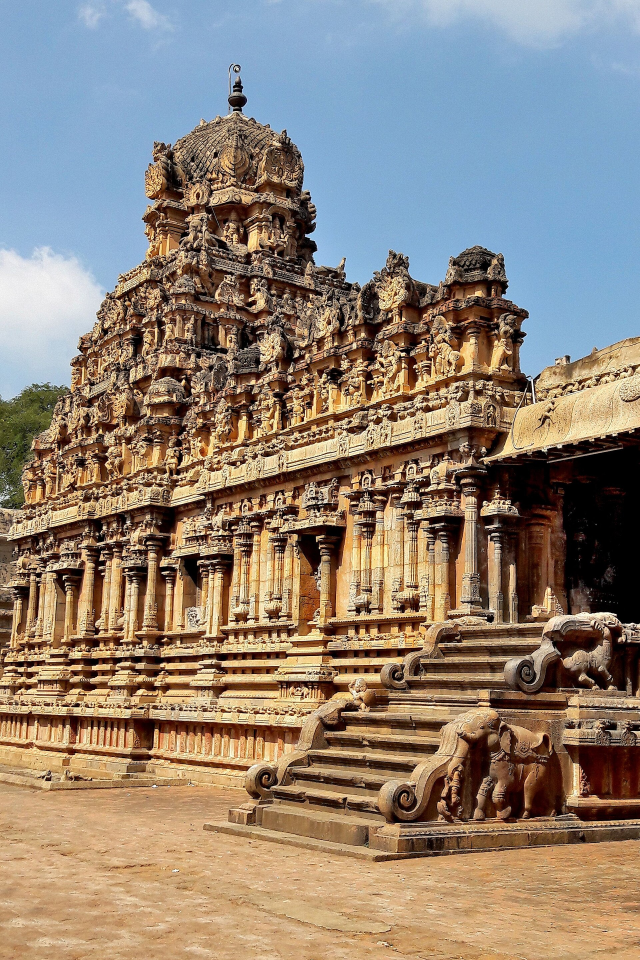
#> input picture src/references/images/aerial_beautiful-view-of-the-brihadishvara-temple.jpg, 1920 x 2880 px (shown at 1/3 size); its folder holds only this picture in this run
$ python inspect_references.py
#> lines starting #> are read from the running program, lines starting #| are printed output that depends on the picture
#!/usr/bin/env python3
"""Inspect the downloaded reference images.

Produces, for every file in ``src/references/images``:

* technical facts (pixel size, aspect ratio, byte size, mean luminance, contrast,
  a crude sharpness/edge-density measure, dominant hue) used to flag blank or
  unusable frames;
* a set of contact sheets (montages) so that the whole reference set can be
  reviewed visually in a few images instead of dozens.

The script never modifies the source images.  It writes
``src/references/reference_analysis.json`` and ``src/references/contact_sheet_*.png``.

Usage
-----
    python3 src/scripts/inspect_references.py [--columns 4] [--rows 3] [--cell 320]
"""

from __future__ import annotations

import argparse
import json
import math
import statistics
from datetime import datetime, timezone
from pathlib import Path

try:
    from PIL import Image, ImageDraw, ImageOps
except Exception as exc:  # pragma: no cover
    raise SystemExit(f"Pillow is required for reference inspection: {exc}")

SCRIPT_DIR = Path(__file__).resolve().parent
PROJECT_ROOT = SCRIPT_DIR.parent.parent
REF_DIR = PROJECT_ROOT / "src" / "references"
IMAGE_DIR = REF_DIR / "images"
ANALYSIS_PATH = REF_DIR / "reference_analysis.json"
SHEET_DIR = REF_DIR / "sheets"


def analyse(path: Path) -> dict:
    with Image.open(path) as image:
        image.load()
        width, height = image.size
        mode = image.mode
        grey = image.convert("L")
        small = grey.resize((160, 160))
        pixels = list(small.getdata())
        mean = statistics.fmean(pixels)
        stdev = statistics.pstdev(pixels)

        # edge density (crude sharpness indicator)
        edges = 0
        for index in range(160 * 160):
            if index % 160 == 0:
                continue
            if abs(pixels[index] - pixels[index - 1]) > 24:
                edges += 1
        edge_density = edges / (160 * 160)

        hsv = image.convert("HSV").resize((80, 80))
        hues = [h for h, s, v in hsv.getdata() if s > 40 and v > 40]
        dominant_hue = round(statistics.fmean(hues), 1) if hues else None

    return {
        "filename": path.name,
        "width_px": width,
        "height_px": height,
        "aspect_ratio": round(width / height, 3),
        "bytes": path.stat().st_size,
        "mode": mode,
        "mean_luminance": round(mean, 2),
        "contrast_stdev": round(stdev, 2),
        "edge_density": round(edge_density, 4),
        "dominant_hue_deg": dominant_hue,
        "orientation": "portrait" if height > width else ("square" if height == width else "landscape"),
        "usable": mean > 12 and stdev > 12 and edge_density > 0.005,
    }


def build_sheets(reports: list[dict], columns: int, rows: int, cell: int) -> list[str]:
    SHEET_DIR.mkdir(parents=True, exist_ok=True)
    per_sheet = columns * rows
    outputs: list[str] = []
    ordered = sorted(reports, key=lambda r: r["filename"])
    for sheet_index in range(math.ceil(len(ordered) / per_sheet)):
        chunk = ordered[sheet_index * per_sheet : (sheet_index + 1) * per_sheet]
        sheet = Image.new("RGB", (columns * cell, rows * (cell + 22)), (24, 24, 28))
        draw = ImageDraw.Draw(sheet)
        for index, report in enumerate(chunk):
            source = IMAGE_DIR / report["filename"]
            with Image.open(source) as image:
                thumb = ImageOps.fit(image.convert("RGB"), (cell - 8, cell - 8))
            x = (index % columns) * cell + 4
            y = (index // columns) * (cell + 22) + 4
            sheet.paste(thumb, (x, y))
            label = report["filename"].replace(".jpg", "")
            draw.text((x, y + cell - 2), label[:44], fill=(220, 220, 220))
        out_path = SHEET_DIR / f"contact_sheet_{sheet_index + 1:02d}.png"
        sheet.save(out_path)
        outputs.append(str(out_path.relative_to(PROJECT_ROOT)))
    return outputs


def main(argv: list[str] | None = None) -> int:
    parser = argparse.ArgumentParser(description=__doc__, formatter_class=argparse.RawDescriptionHelpFormatter)
    parser.add_argument("--columns", type=int, default=4)
    parser.add_argument("--rows", type=int, default=3)
    parser.add_argument("--cell", type=int, default=320)
    args = parser.parse_args(argv)

    if not IMAGE_DIR.exists():
        raise SystemExit(f"reference image directory not found: {IMAGE_DIR}")

    files = sorted(p for p in IMAGE_DIR.glob("*.jpg") if p.is_file())
    if not files:
        raise SystemExit("no reference images to inspect")

    reports = [analyse(path) for path in files]
#> in analyse, image is the input picture: PIL image 1920x2880 RGB; mean R, G, B 144.2, 131.4, 118.7
#> in analyse, `grey = image.convert("L")`:
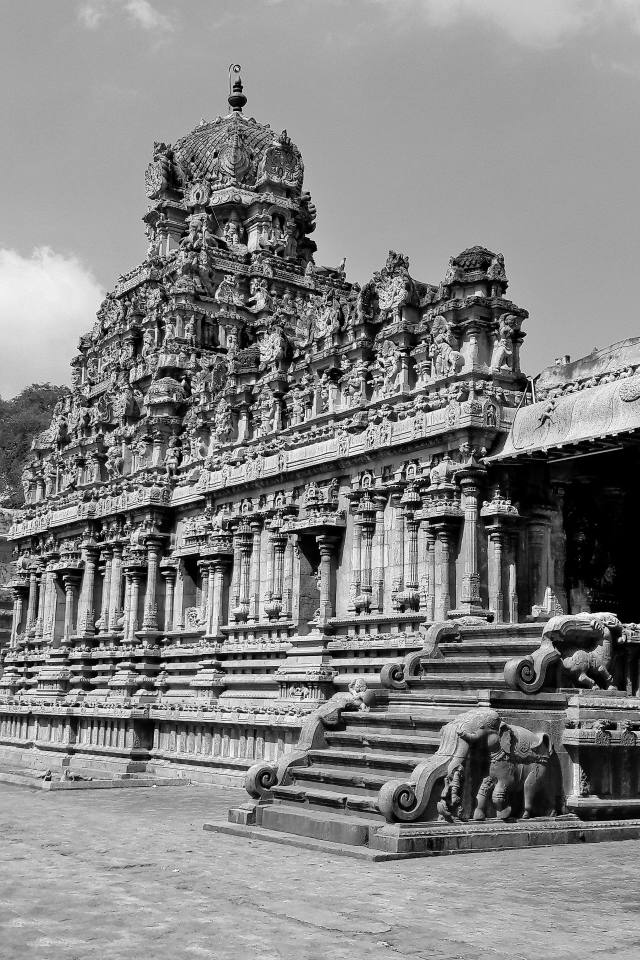
#> grey: PIL image 1920x2880 L (shown at 1/3 size); min 0, max 255, mean 133.8
#> in analyse, `small = grey.resize((160, 160))`:
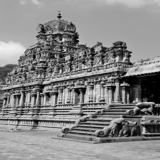
#> small: PIL image 160x160 L; min 0, max 240, mean 133.8
#> in analyse, `pixels = list(small.getdata())`: pixels = 25600 items
#> in analyse, `mean = statistics.fmean(pixels)`: mean = 133.8
#> in analyse, `stdev = statistics.pstdev(pixels)`: stdev = 54.38
#> after the loop in analyse, `for index in range(160 * 160):`: edges = 5283
#> in analyse, `edge_density = edges / (160 * 160)`: edge_density = 0.206
#> in analyse, `hsv = image.convert("HSV").resize((80, 80))`: hsv: PIL image 80x80 HSV; mean H, S, V 57.9, 121.1, 163.9
#> in analyse, `hues = [h for h, s, v in hsv.getdata() if s > 40 and v > 40]`: hues = 6043 values, max 156 at index 1598, min 6 at index 4841, mean 57.08
#> in analyse, `dominant_hue = round(statistics.fmean(hues), 1) if hues else None`: dominant_hue = 57.1
#> reports = 1 item
    sheets = build_sheets(reports, args.columns, args.rows, args.cell)
#> in build_sheets, `thumb = ImageOps.fit(image.convert("RGB"), (cell - 8, cell - 8))`:
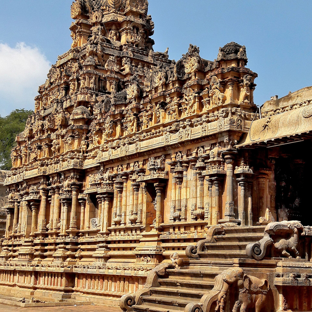
#> thumb: PIL image 312x312 RGB; mean R, G, B 134.8, 117, 100.1
#> in build_sheets, `x = (index % columns) * cell + 4`: x = 4
#> in build_sheets, `sheet.paste(thumb, (x, y))`:
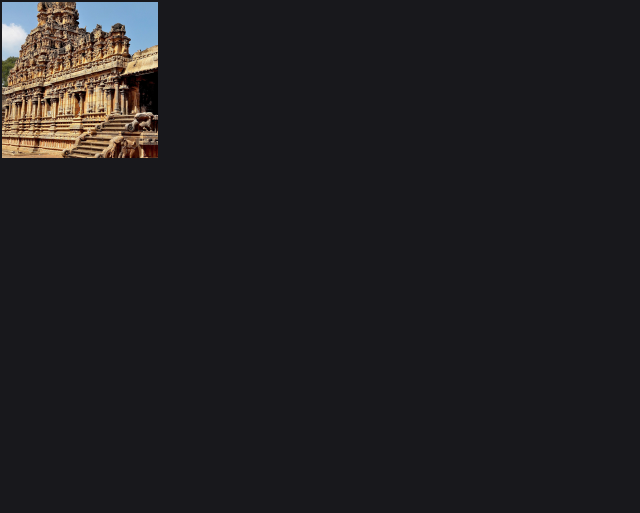
#> sheet: PIL image 1280x1026 RGB (shown at 1/2 size); mean R, G, B 32.2, 30.9, 33.3
#> sheets = 1 item

    payload = {
        "generated_at": datetime.now(timezone.utc).isoformat(timespec="seconds"),
        "image_count": len(reports),
        "contact_sheets": sheets,
        "images": reports,
    }
    ANALYSIS_PATH.write_text(json.dumps(payload, indent=2) + "\n", encoding="utf-8")

    unusable = [r["filename"] for r in reports if not r["usable"]]
#> unusable = []
    print(f"analysed {len(reports)} reference images")
#| analysed 1 reference images
    print(f"contact sheets: {len(sheets)} -> {SHEET_DIR}")
#| contact sheets: 1 -> src/references/sheets
    if unusable:
        print(f"flagged as low-information: {len(unusable)}")
        for name in unusable:
            print(f"  - {name}")
    print(f"analysis written to {ANALYSIS_PATH}")
    return 0


if __name__ == "__main__":
    raise SystemExit(main())
#> (the program exits here)

$ run again, on src/references/images/general_brihad-sikharam.jpg
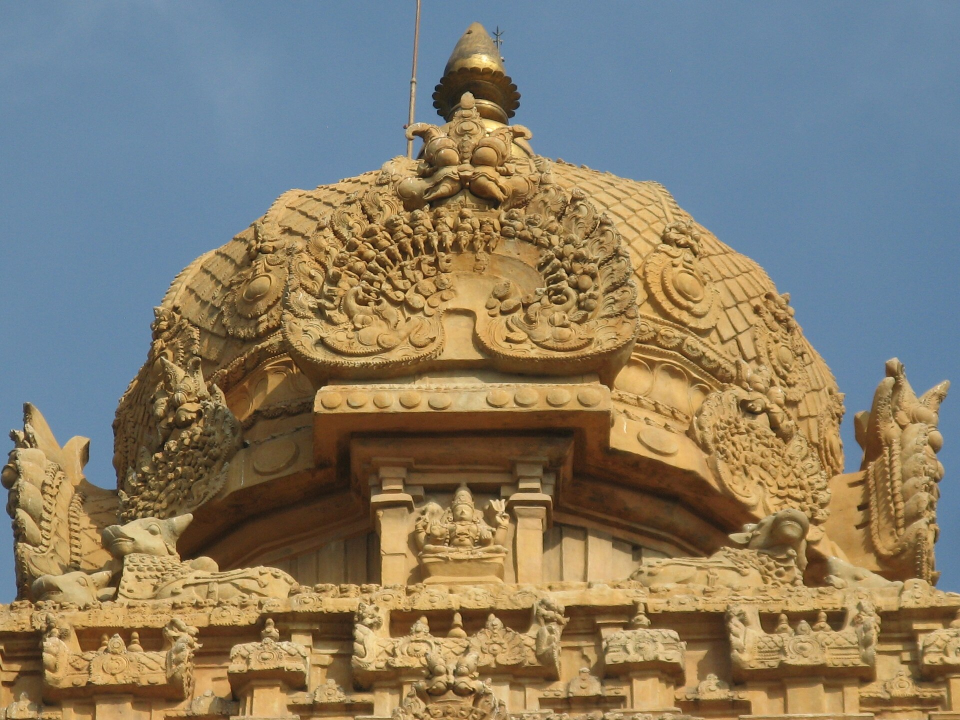
#> input picture src/references/images/general_brihad-sikharam.jpg, 1920 x 1440 px (shown at 1/2 size)
#> in analyse, image is the input picture: PIL image 1920x1440 RGB; mean R, G, B 133.4, 124.6, 106
#> pixels = 25600 items
#> mean = 125.1
#> stdev = 36.82
#> after the loop in analyse, `for index in range(160 * 160):`: edges = 3960
#> edge_density = 0.155
#> hsv: PIL image 80x80 HSV; mean H, S, V 69.6, 122.4, 155.6
#> hues = 6393 values, max 159 at index 3589, min 14 at index 3909, mean 69.65
#> dominant_hue = 69.6
#> reports = 1 item
#> in build_sheets, `thumb = ImageOps.fit(image.convert("RGB"), (cell - 8, cell - 8))`:
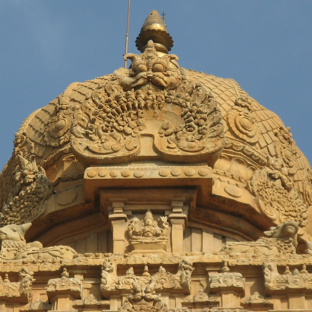
#> thumb: PIL image 312x312 RGB; mean R, G, B 136.6, 122.5, 97.7
#> x = 4
#> in build_sheets, `sheet.paste(thumb, (x, y))`:
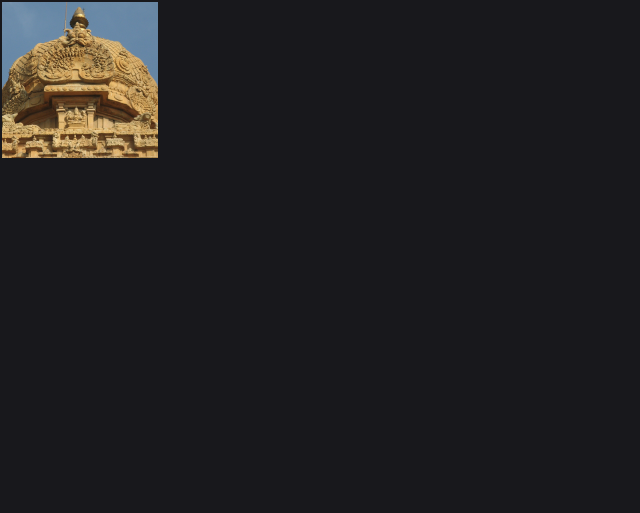
#> sheet: PIL image 1280x1026 RGB (shown at 1/2 size); mean R, G, B 32.3, 31.3, 33.2
#> label = 'general_brihad-sikharam'
#> sheets = 1 item
#> unusable = []
#| analysed 1 reference images
#| contact sheets: 1 -> src/references/sheets

$ run again, on src/references/images/general_brihadeeshvara-temple-tamil-nadu.jpg
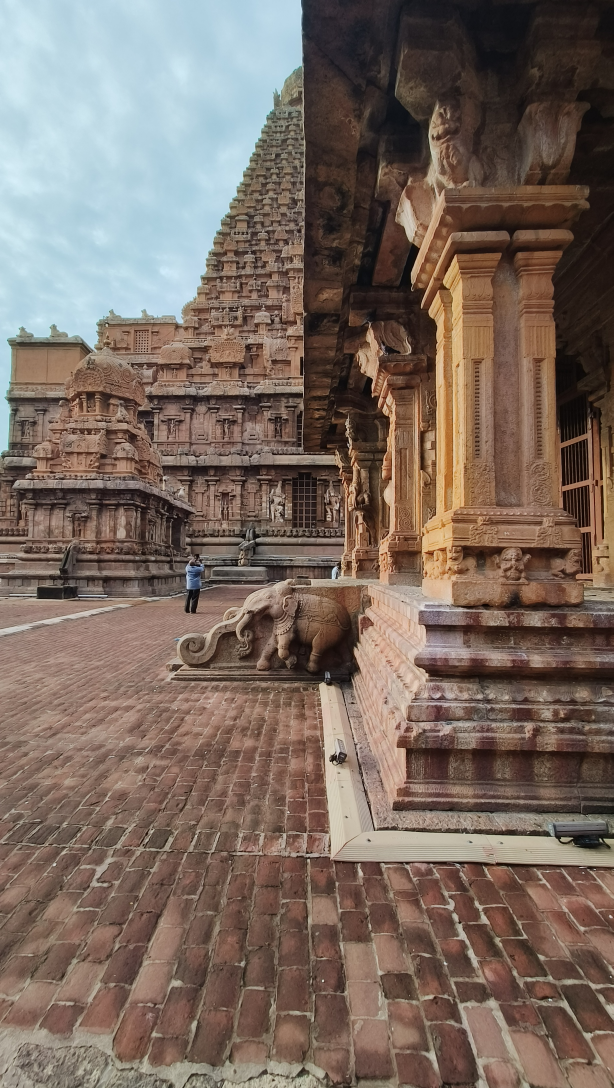
#> input picture src/references/images/general_brihadeeshvara-temple-tamil-nadu.jpg, 1840 x 3264 px (shown at 1/3 size)
#> in analyse, image is the input picture: PIL image 1840x3264 RGB; mean R, G, B 122, 105.8, 95.8
#> pixels = 25600 items
#> mean = 109.5
#> stdev = 52.74
#> after the loop in analyse, `for index in range(160 * 160):`: edges = 2597
#> edge_density = 0.101
#> hsv: PIL image 80x80 HSV; mean H, S, V 36.8, 82.2, 127.4
#> hues = 5755 values, max 237 at index 210, min 0 at index 213, mean 32.13
#> dominant_hue = 32.1
#> reports = 1 item
#> in build_sheets, `thumb = ImageOps.fit(image.convert("RGB"), (cell - 8, cell - 8))`:
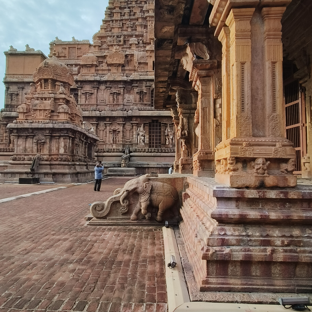
#> thumb: PIL image 312x312 RGB; mean R, G, B 123.7, 102.1, 88.7
#> x = 4
#> in build_sheets, `sheet.paste(thumb, (x, y))`:
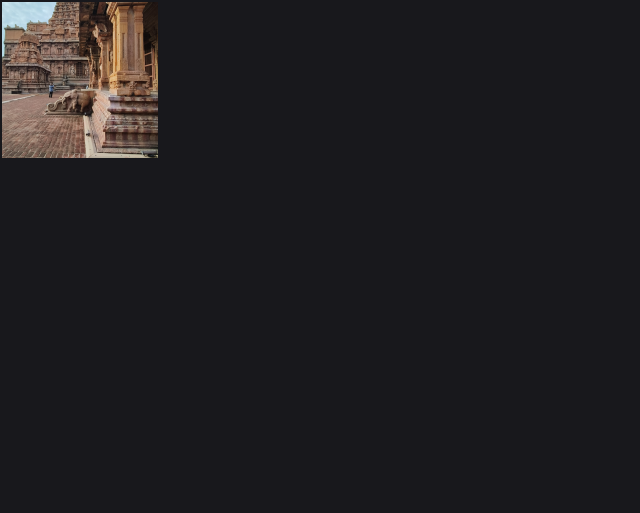
#> sheet: PIL image 1280x1026 RGB (shown at 1/2 size); mean R, G, B 31.4, 29.8, 32.5
#> label = 'general_brihadeeshvara-temple-tamil-nadu'
#> sheets = 1 item
#> unusable = []
#| analysed 1 reference images
#| contact sheets: 1 -> src/references/sheets

$ run again, on src/references/images/general_1-brihadeeswara-temple-court-thanjavur-tamilnadu-08.jpg
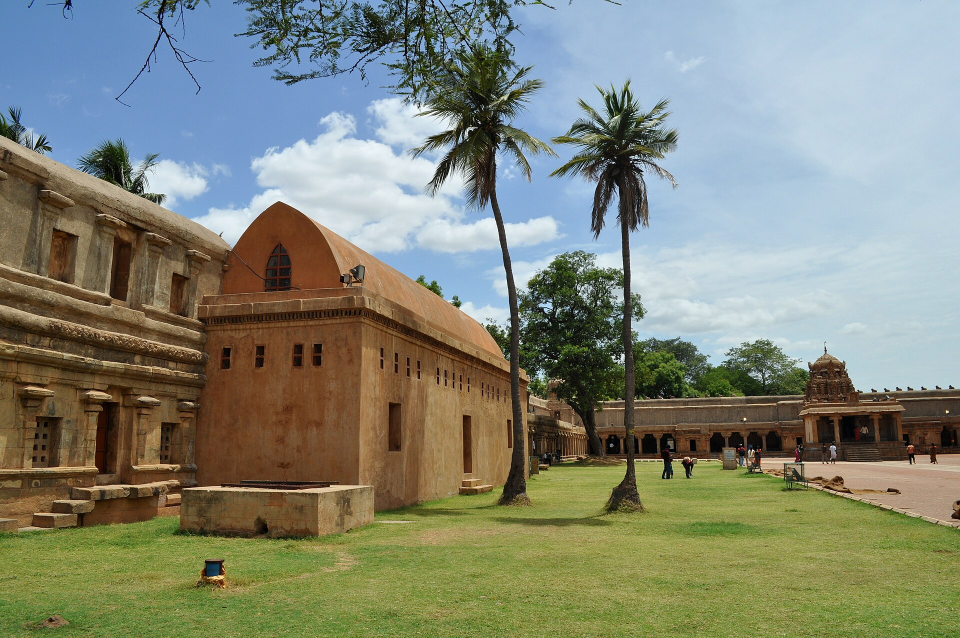
#> input picture src/references/images/general_1-brihadeeswara-temple-court-thanjavur-tamilnadu-08.jpg, 1920 x 1275 px (shown at 1/2 size)
#> in analyse, image is the input picture: PIL image 1920x1275 RGB; mean R, G, B 130, 134.4, 119.1
#> pixels = 25600 items
#> mean = 131.3
#> stdev = 54.01
#> after the loop in analyse, `for index in range(160 * 160):`: edges = 3091
#> edge_density = 0.121
#> hsv: PIL image 80x80 HSV; mean H, S, V 80.2, 105.1, 152.8
#> hues = 5514 values, max 155 at index 1396, min 8 at index 1813, mean 72.48
#> dominant_hue = 72.5
#> reports = 1 item
#> x = 4
#> in build_sheets, `sheet.paste(thumb, (x, y))`:
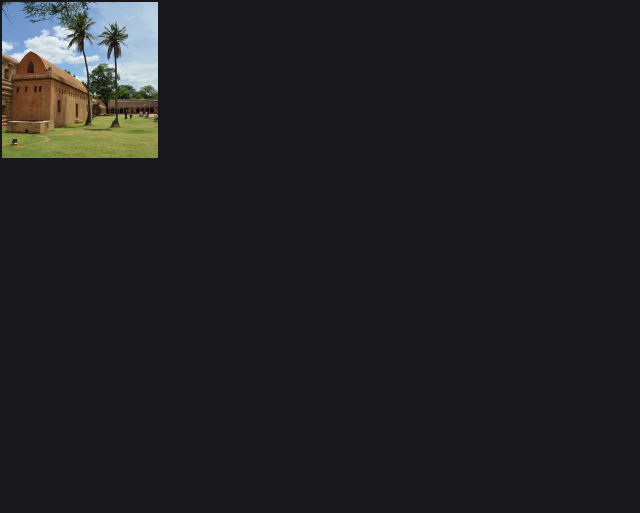
#> sheet: PIL image 1280x1026 RGB (shown at 1/2 size); mean R, G, B 31.7, 32, 34.6
#> sheets = 1 item
#> unusable = []
#| analysed 1 reference images
#| contact sheets: 1 -> src/references/sheets
